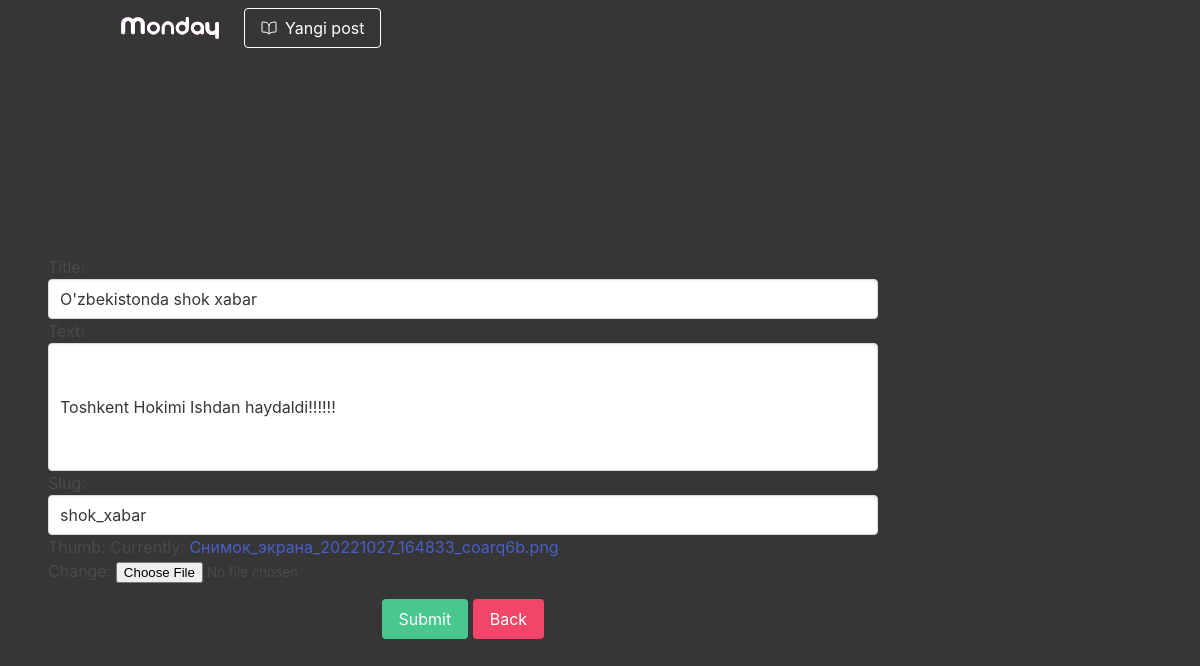
Screenshot of /shok_xabar/edit with the database file from the repository.
### blog/models.py (models this page shows, shortened)
class Article(models.Model):
    title = models.CharField(max_length=250)
    text = models.TextField()
    slug = models.SlugField(unique=True)
    date = models.DateField(auto_now=True)
    thumb = models.ImageField(blank=True)
    author = models.ForeignKey(User, default=None, on_delete=models.CASCADE)

### blog/views.py (the view)
# urls.py: path('<slug>/edit', article_edit, name="article_edit"),
def article_edit(request,slug):
    print(request.POST)
    article = Article.objects.get(slug=slug)
    form = ArticleForms(request.POST or None,request.FILES or None, instance=article)
    if form.is_valid():
        form.save()
        return redirect('article_detail', slug=slug)
    return render(request, 'article_edit.html', {"form":form, 'article':article})

### blog/forms.py
class ArticleForms(forms.ModelForm):
    title = forms.CharField(widget=forms.TextInput(attrs={'class': 'input'}))
    text = forms.CharField(widget=forms.TextInput(attrs={'class':'textarea', 'size':'40'}))
    slug = forms.CharField(widget=forms.TextInput(attrs={'class':'input'}))
    class Meta:
        model = models.Article
        fields = ['title','text','slug','thumb']

### templates/article_edit.html (shortened to what this page needs)
{% extends 'base.html' %}
{% block content %}
<form action="" class="sitle-firm has-backround-light" method="post" enctype="multipart/form-data">
    <h2 class="title is-size-2 has-text-centered" > Update Article</h2>
    {{form}}
    <div class=" has-text-centered my-4">
        <button class=" button is-success " type="submit">Submit</button>
        <a href="{% url 'article_edit' article.slug  %} " class="button is-danger">
            Back
        </a>
    </div>
</form>
{%endblock%}

### rows the page displays
Article: title "O'zbekistonda shok xabar", text "Toshkent Hokimi Ishdan haydaldi!!!!!!", slug "shok_xabar"
